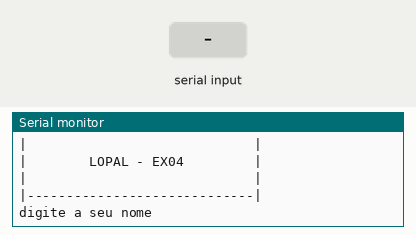
The sketch below on a simulated Arduino Uno, built with avr-gcc and run on an emulated ATmega328P. On the bench: the last lines printed to the serial monitor. Inputs (shaded band) come from the test bench.

Above: at 1.2 s.
1.3 s: "90,45\n" received over Serial
At 2.9 s:
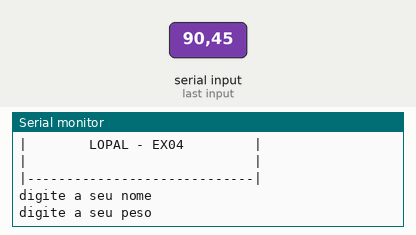
3.8 s: "30,150\n" received over Serial
At 4.8 s:
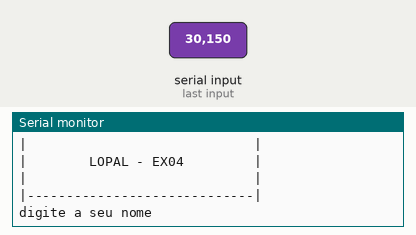
5.3 s: "5\n" received over Serial
At 6.1 s:
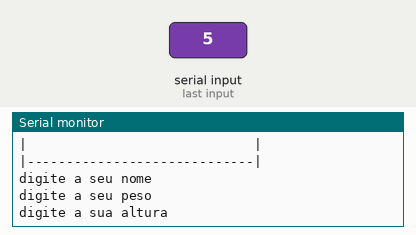

The sketch:

loral_ex041.ino
```cpp
// C++ code
//
void setup()
{
Serial.begin(9600);
}
String nome = "";
float peso = 0;
float altura = 0;
float alturaIMC = 0;
float IMC = 0;
void loop()
{
  Serial.println("|-----------------------------|");
  Serial.println("|                             |");
  Serial.println("|        LOPAL - EX04         |");
  Serial.println("|                             |");
  Serial.println("|-----------------------------|");
  Serial.println();
  Serial.println();
  Serial.println("digite a seu nome");
  while(! Serial.available() ){}
  nome = Serial.readString();
  Serial.println("digite a seu peso");
  while(! Serial.available() ){}
  peso = Serial.parseFloat();
  Serial.println("digite a sua altura");
  while(! Serial.available() ){}
  altura = Serial.parseFloat();
  alturaIMC = float(altura) * float(altura);
  IMC = float(peso) / float(alturaIMC);
  Serial.println("seu nome eh: " + String(nome));
  Serial.println("seu IMC eh: " + String(IMC));
}
```

Measured:
- after the input at 1.3 s, the serial monitor: prints a new line after 1.0 s (image 1)
- after the input at 3.8 s, the serial monitor: prints a new line at once (image 2)
